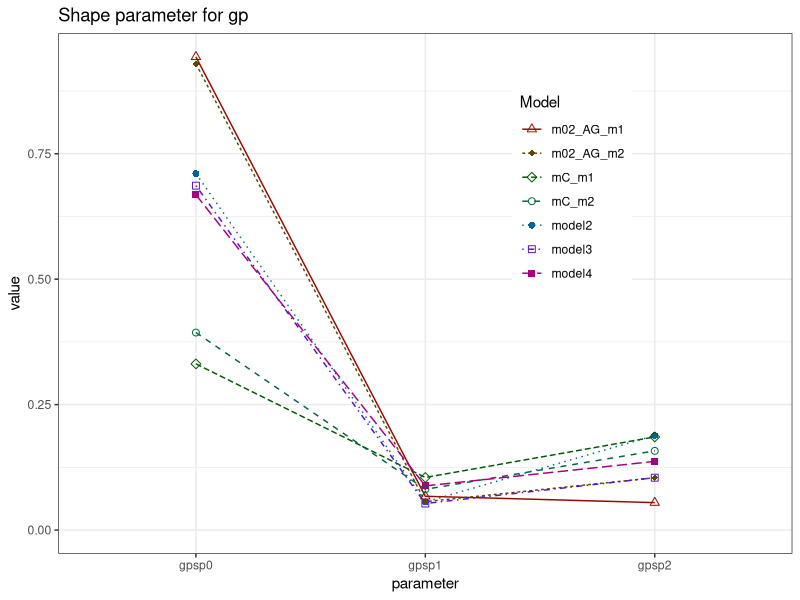
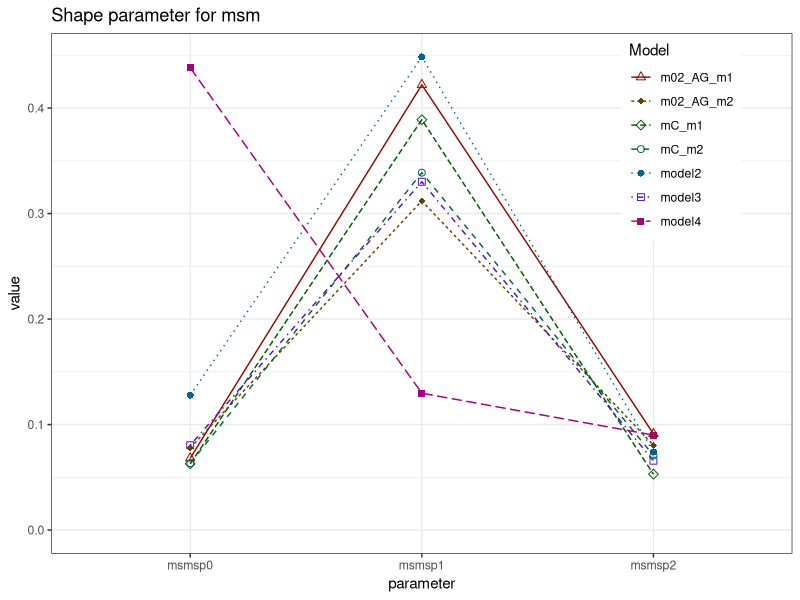

Write R code to recreate these figures, in order.
## ---- chunk 1
knitr::opts_chunk$set(
  collapse = TRUE,
  comment = "#>"
)
options(knitr.table.format = "latex")
## ---- chunk 2
# MAP after removing first 1,500 iterations
model2 <- c(gpsp0 = 0.7104566, gpsp1 = 0.05586399, gpsp2 = 0.1885455, gpsploc = 1993.244,
            msmsp0 = 0.1278168, msmsp1 = 0.4484997, msmsp2 = 0.07402333, msmsploc = 1984.945,
            import = 0.03334398, srcNe = 1710.705,
            pmsm2msm = 0.7177013, pgpf2gpm = 0.9950776,
            initmsm = 1.085454, initgp = 31.56574)
# MAP after removing first 800 iterations
model3 <- c(gpsp0 = 0.686333, gpsp1 = 0.05296735, gpsp2 = 0.1043768, gpsploc = 1994.59,
            msmsp0 = 0.08042791, msmsp1 = 0.3301369, msmsp2 = 0.06576226, msmsploc = 1983.756,
            import = 0.03033121, srcNe = 1339.857,
            pmsm2msm = 0.8878406, pgpf2gpm = 0.9926982,
            initmsm = 1.541551, initgp = 30.6608)
# MAP after removing first 800 iterations
model4 <- c(gpsp0 = 0.6681754, gpsp1 = 0.08804832, gpsp2 = 0.136869, gpsploc = 1997.847,
            msmsp0 = 0.4381736, msmsp1 = 0.1297124, msmsp2 = 0.09002261, msmsploc = 2008.351,
            import = 0.02729108, srcNe = 1765.251,
            pmsm2msm = 0.8277037, pgpf2gpm = 0.9980637,
            initmsm = 1.916651, initgp = 30.74283)
# MAP after removing first 800 iter
m02_AG_m1 <- c(gpsp0 = 0.9429633, gpsp1 = 0.06733696, gpsp2 = 0.05467714, gpsploc = 2002.191,
            msmsp0 = 0.06815399, msmsp1 = 0.4220679, msmsp2 = 0.09123317, msmsploc = 1999.867,
            import = 0.08035438, srcNe = 658.9549,
            pmsm2msm = 0.8968579, pgpf2gpm = 0.9999798,
            initmsm = 1.148144, initgp = 30.4639)
# MAP after removing first 800 iter
m02_AG_m2 <- c(gpsp0 = 0.9292274, gpsp1 = 0.05659603, gpsp2 = 0.1042886, gpsploc = 2003.035,
               msmsp0 = 0.0778936, msmsp1 = 0.3119664, msmsp2 = 0.08045854, msmsploc = 2000.702,
               import = 0.07747372, srcNe = 688.8138,
               pmsm2msm = 0.8259524, pgpf2gpm = 0.9999288,
               initmsm = 1.498243, initgp = 28.91686)
# MAP after removing 800 iterations
mC_m1 <- c(gpsp0 = 0.3312109, gpsp1 = 0.1047985, gpsp2 = 0.1856188, gpsploc = 2001.893,
            msmsp0 = 0.06279285, msmsp1 = 0.3889561, msmsp2 = 0.05299903, msmsploc = 1983.111,
            import = 0.01734584, srcNe = 152.4555,
            pmsm2msm = 0.8652, pgpf2gpm = 0.929348,
            initmsm = 1.116821, initgp = 4.901793)
#MAP for model 2 subtype C
mC_m2 <- c(gpsp0 = 0.3936318, gpsp1 = 0.08124474, gpsp2 = 0.1578281, gpsploc = 2002.389,
           msmsp0 = 0.06337793, msmsp1 = 0.3387542, msmsp2 = 0.0706717, msmsploc = 1987.436,
           import = 0.01915205, srcNe = 165.741,
           pmsm2msm = 0.9218892, pgpf2gpm = 0.8959267,
           initmsm = 1.503166, initgp = 3.537323)

Parameter = c("Spline shape gp0",
              "Spline shape gp1",
              "Spline shape gp2",
              "Spline interval gp",
              "Spline shape msm0",
              "Spline shape msm1",
              "Spline shape msm2",
              "Spline interval msm",
              "Infectiouness ratio from male to female",
              "Importation rate",
              "Effective population size of src",
              "Probability of infected msm to infect another msm",
              "Probability of infected gpf to infect a gpm",
              "Initial number of infected msm",
              "Initial number of infected gp") 

data_list = data.frame(model2, model3, model4, m02_AG_m1, m02_AG_m2, mC_m1, mC_m2) 
data_list <- as.matrix(data_list)
colnames(data_list)<-c("Model 2","Model 3",
                       "Model 4", "02_AG: model 1", "02_AG: model 2",
                       "C: model 1", "C: model 2")

kable_table <- knitr::kable(data_list, booktabs = T, caption =  "MAP for preliminary MCMC runs")
kableExtra::kable_styling(kable_input = kable_table,
                          latex_options = c("striped", "scale_down", "hold_position"),
                          full_width = FALSE, position = "center")

## ---- chunk 3
library(reshape2)
library(ggplot2)
# create dataframe to make plots
MAP_models <- data.frame(model2, model3, model4, m02_AG_m1, m02_AG_m2, mC_m1, mC_m2)

MAP_models_t <- data.frame(t(MAP_models))
MAP_models_t["model"] <- rownames(MAP_models_t)

MAP_models_long <- melt(MAP_models_t, id.vars="model")


#plots
gpsp_values <- MAP_models_long[c(1:21),]
gpsp_values$model <- as.factor(gpsp_values$model)

ggplot(data=gpsp_values, aes(x=variable, y=value, group=model, shape=model, colour=model)) +
  geom_line(aes(linetype=model), size=0.5) +     # Set linetype by sex
  geom_point(size=2, fill="white") +         # Use larger points, fill with white
  expand_limits(y=0) +                       # Set y range to include 0
  scale_colour_hue(name="Model",      # Set legend title
                   l=30)  +                  # Use darker colors (lightness=30)
  scale_shape_manual(name="Model",
                     values=c(2, 18, 5, 1, 16, 0, 15)) +      # Use points with a fill color
  scale_linetype_discrete(name="Model") +
  xlab("parameter") + ylab("value") + # Set axis labels
  theme_bw() + ggtitle("Shape parameter for gp") +
  theme(legend.position=c(.7, .7))           # Position legend inside
# This must go after theme_bw

## ---- chunk 4
msmsp_values <- MAP_models_long[c(29:49),]
msmsp_values$model <- as.factor(msmsp_values$model)

ggplot(data=msmsp_values, aes(x=variable, y=value, group=model, shape=model, colour=model)) +
  geom_line(aes(linetype=model), size=0.5) +     # Set linetype by sex
  geom_point(size=2, fill="white") +         # Use larger points, fill with white
  expand_limits(y=0) +                       # Set y range to include 0
  scale_colour_hue(name="Model",      # Set legend title
                   l=30)  +                  # Use darker colors (lightness=30)
  scale_shape_manual(name="Model",
                     values=c(2, 18, 5, 1, 16, 0, 15)) +      # Use points with a fill color
  scale_linetype_discrete(name="Model") +
  xlab("parameter") + ylab("value") + # Set axis labels
  theme_bw() + ggtitle("Shape parameter for msm") +
  theme(legend.position=c(.85, .8))           # Position legend inside
# This must go after theme_bw
